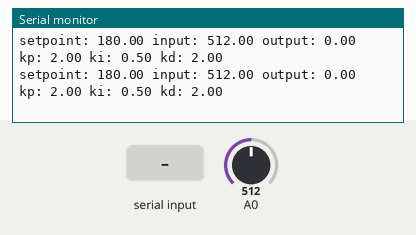
Simulated run of this sketch. Board: Arduino Uno, built with avr-gcc and run on an emulated ATmega328P. On the bench: the last lines printed to the serial monitor. Inputs (shaded band) come from the test bench; at power-on: A0 = 512. Random numbers use the default seed unless the sketch sets one.

Above: at 1.2 s.
1.3 s: "1" received over Serial
At 1.9 s:
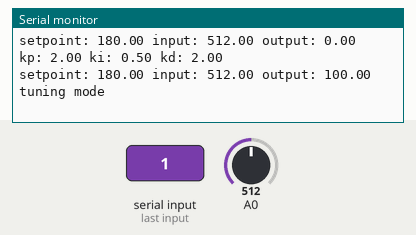
3.5 s: A0 set to 716
At 3.9 s:
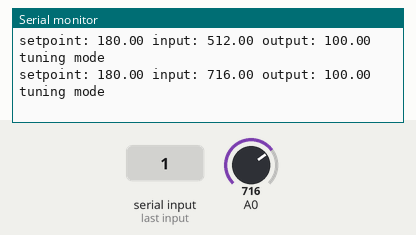
5.0 s: "0" received over Serial
At 5.4 s:
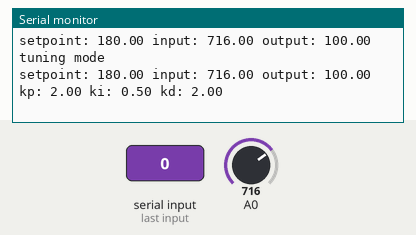
6.5 s: A0 set to 900
At 6.81 s:
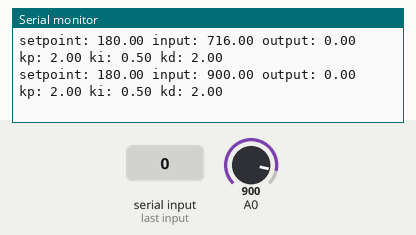
Timing chart, 0 to 9.0 s (numbered marks = the images above; inputs shaded):
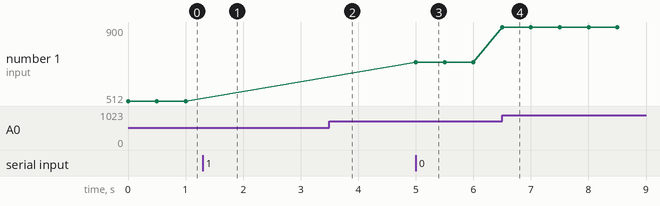

The sketch:

Autotune.ino
```cpp
#include <PID_v1.h>
#include <PID_AutoTune_v0.h>
#include <Arduino.h>

byte ATuneModeRemember=2;
double input=80, output=50, setpoint=180;
double kp=2,ki=0.5,kd=2;

double kpmodel=1.5, taup=100, theta[50];
double outputStart=5;
double aTuneStep=10, aTuneNoise=1, aTuneStartValue=100;
unsigned int aTuneLookBack=20;

boolean tuning = false;
unsigned long  modelTime, serialTime;

PID myPID(&input, &output, &setpoint,kp,ki,kd, DIRECT);
PID_ATune aTune(&input, &output);

//Functions for Autotune PID
/*---------------------------------------------------------------------*/
void AutoTuneHelper(boolean start)
{
  if(start)
    ATuneModeRemember = myPID.GetMode();
  else
    myPID.SetMode(ATuneModeRemember);
  }

void changeAutoTune()
{
  if(!tuning)
  {//Set the output to the desired starting frequency.
    output=aTuneStartValue;
    aTune.SetNoiseBand(aTuneNoise);
    aTune.SetOutputStep(aTuneStep);
    aTune.SetLookbackSec((int)aTuneLookBack);
    AutoTuneHelper(true);
    tuning = true;}
  else
  { //cancel autotune
    aTune.Cancel();
    tuning = false;
    AutoTuneHelper(false);}
}

void SerialSend()
{
  Serial.print("setpoint: ");Serial.print(setpoint); Serial.print(" ");
  Serial.print("input: ");Serial.print(input); Serial.print(" ");
  Serial.print("output: ");Serial.print(output); Serial.print(" ");
  if(tuning){
    Serial.println("tuning mode");
  } else {
    Serial.print("kp: ");Serial.print(myPID.GetKp());Serial.print(" ");
    Serial.print("ki: ");Serial.print(myPID.GetKi());Serial.print(" ");
    Serial.print("kd: ");Serial.print(myPID.GetKd());Serial.println();
  }
}

void SerialReceive()
{
  if(Serial.available())
  {
   char b = Serial.read();
   Serial.flush();
   if((b=='1' && !tuning) || (b!='1' && tuning))changeAutoTune();
  }
}

void DoModel()
{
  //cycle the dead time
  for(byte i=0;i<49;i++)
  {
    theta[i] = theta[i+1];
  }
  //compute the input
  input = (kpmodel / taup) *(theta[0]-outputStart) + input*(1-1/taup) + ((float)random(-10,10))/100;
}
/*---------------------------------------------------------------------*/


void setup()
{
  //Setup the pid
  myPID.SetMode(AUTOMATIC);

  if(tuning)
  {
    tuning=false;
    changeAutoTune();
    tuning=true;
  }
  serialTime = 0;
  Serial.begin(9600);
}

void loop()
{
  unsigned long now = millis();
  input = analogRead(0);

  if(tuning)
  {
    byte val = (aTune.Runtime());
    if (val!=0)
    {
      tuning = false;
    }
    if(!tuning)
    { //we're done, set the tuning parameters
      kp = aTune.GetKp();
      ki = aTune.GetKi();
      kd = aTune.GetKd();
      myPID.SetTunings(kp,ki,kd);
      AutoTuneHelper(false);
    }
  }
  else myPID.Compute();


     analogWrite(0,output);

  //send-receive with processing if it's time
  if(millis()>serialTime)
  {
    SerialReceive();
    SerialSend();
    serialTime+=500;
  }
}
```

Measured:
- after the input at 1.3 s, the serial monitor: prints a new line after 0.20 s (image 1)
- after the input at 3.5 s, the serial monitor: prints a new line at once (image 2)
- after the input at 5.0 s, the serial monitor: prints a new line at once (image 3)
- after the input at 6.5 s, the serial monitor: prints a new line at once (image 4)
- plotted number 1: 716 → 900 after the input at 6.5 s
